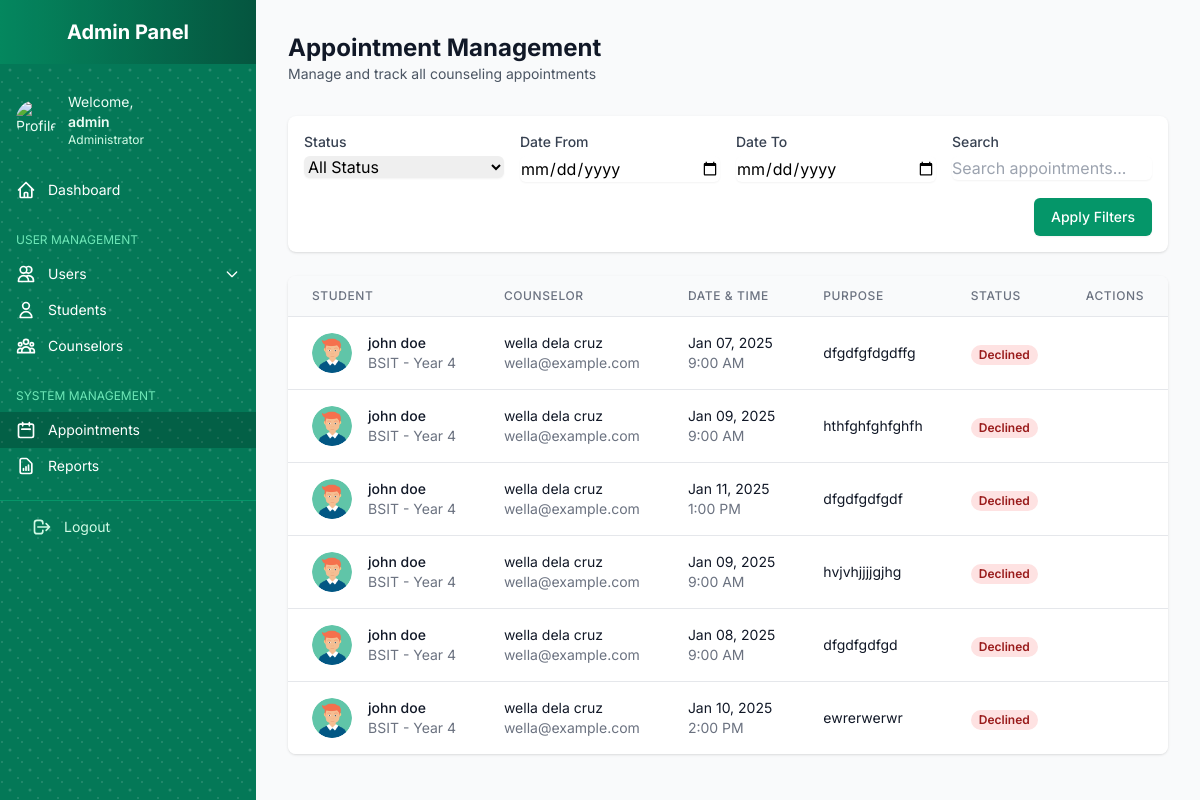
Page /admin-panel/appointments/ (signed in) on the earlier database version.
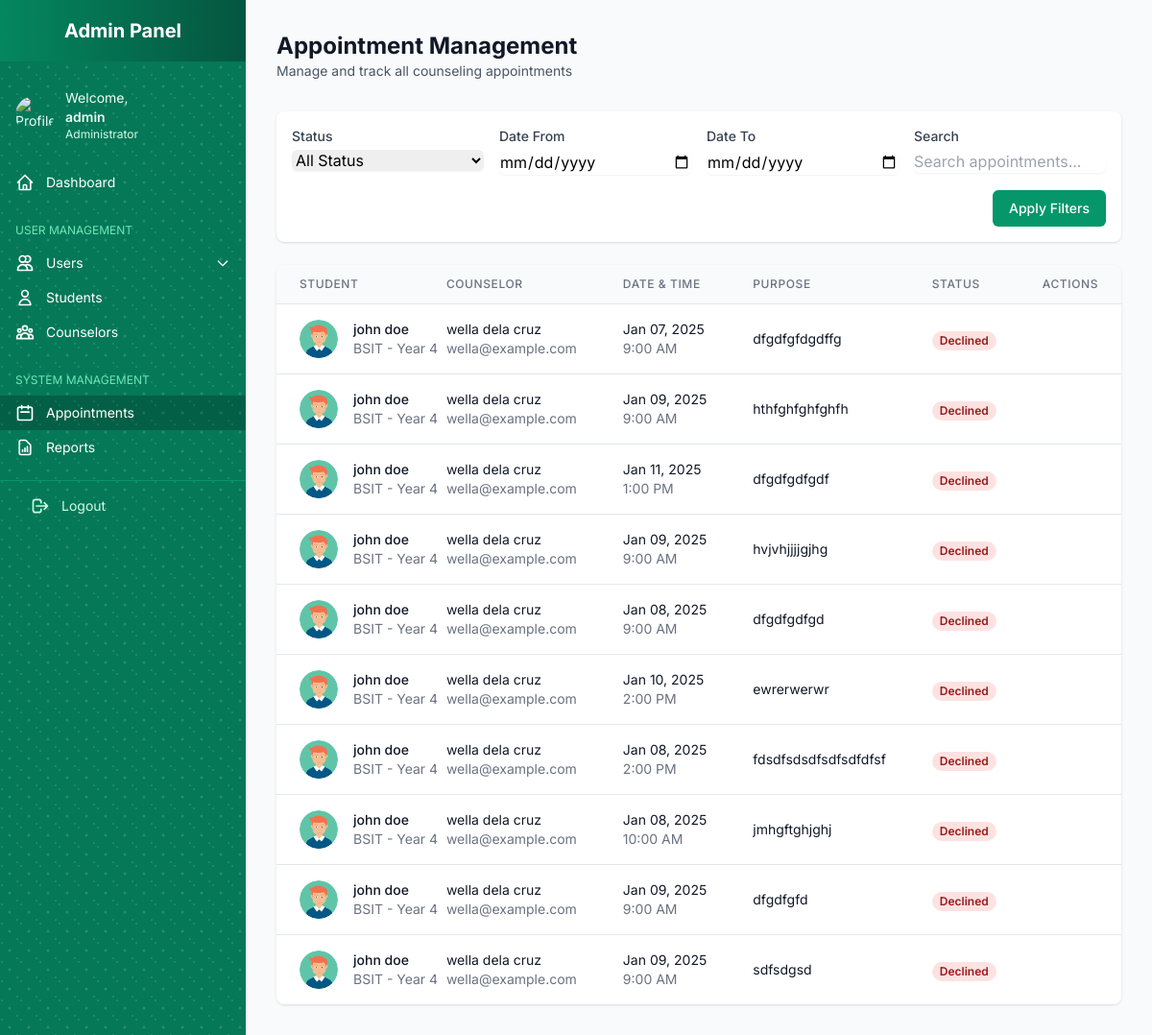
Same page on the later database version.
### core/models.py (models this page shows, shortened)
class Appointment(models.Model):
    STATUS_CHOICES = [
        ('pending', 'Pending'),
        ('approved', 'Approved'),
        ('declined', 'Declined'),
    ]
    student = models.ForeignKey(Student, on_delete=models.CASCADE, related_name="appointments")
    counselor = models.ForeignKey(Counselor, on_delete=models.CASCADE, related_name="appointments")
    date = models.DateField()
    time = models.TimeField()
    purpose = models.TextField()
    status = models.CharField(max_length=10, choices=STATUS_CHOICES, default='pending')
    created_at = models.DateTimeField(default=timezone.now)
    updated_at = models.DateTimeField(auto_now=True)

class Student(models.Model):
    user = models.OneToOneField(User, on_delete=models.CASCADE, related_name='student_profile')
    course = models.CharField(max_length=100)
    year = models.IntegerField()
    contact_number = models.CharField(max_length=15, blank=True, null=True)
    reason_for_referral = models.TextField(blank=True, null=True)

class User(AbstractUser):
    ROLE_CHOICES = [
        ('admin', 'Admin'),
        ('counselor', 'Counselor'),
        ('student', 'Student'),
    ]
    APPROVAL_STATUS_CHOICES = [
        ('pending', 'Pending'),
        ('approved', 'Approved'),
        ('rejected', 'Rejected'),
    ]
    role = models.CharField(max_length=10, choices=ROLE_CHOICES)
    profile_picture = models.ImageField(upload_to='profile_pictures/', blank=True, null=True)
    approval_status = models.CharField(
        max_length=10,
        choices=APPROVAL_STATUS_CHOICES,
        default='pending'
    )
    is_active = models.BooleanField(
        _('active'),
        default=True,
        help_text=_(
            'Designates whether this user should be treated as active. '
            'Unselect this instead of deleting accounts.'
        ),
    )
    groups = models.ManyToManyField(
        'auth.Group',
        verbose_name=_('groups'),
        blank=True,
        related_name='custom_user_set',
        related_query_name='custom_user'
    )
    user_permissions = models.ManyToManyField(
        'auth.Permission',
        verbose_name=_('user permissions'),
        blank=True,
        related_name='custom_user_set',
        related_query_name='custom_user'
    )

class Counselor(models.Model):
    user = models.OneToOneField(User, on_delete=models.CASCADE, related_name='counselor_profile')
    email = models.EmailField()

### core/admin_views.py (the view)
# urls.py: path('admin-panel/appointments/', admin_views.admin_appointments, name='admin_appointments'),
@login_required
@user_passes_test(is_admin)
def admin_appointments(request):
    appointments = Appointment.objects.select_related('student', 'counselor').all()
    return render(request, 'admin/appointments.html', {'appointments': appointments})

### core/admin_views.py (called while the page is built)
def is_admin(user):
    return user.is_authenticated and (user.is_superuser or user.role == 'admin')

### templates/admin/appointments.html (shortened to what the changed rows need)
{% extends 'base.html' %}
{% load static %}
{% block content %}
    <div class="flex h-screen bg-gray-50">
        {% include 'includes/admin_sidebar.html' %}
        <div class="flex-1 ml-64 p-8 overflow-y-auto">
            <div class="max-w-7xl mx-auto">
                <div class="mb-8 flex justify-between items-center">
                    <div>
                        <h1 class="text-2xl font-bold text-gray-900">Appointment Management</h1>
                    </div>
                </div>
                <div class="bg-white shadow overflow-hidden rounded-lg">
                    <table class="min-w-full divide-y divide-gray-200">
                        <thead class="bg-gray-50">
                            <tr>
                                <th class="px-6 py-3 text-left text-xs font-medium text-gray-500 uppercase tracking-wider">Student</th>
                                <th class="px-6 py-3 text-left text-xs font-medium text-gray-500 uppercase tracking-wider">Counselor</th>
                                <th class="px-6 py-3 text-left text-xs font-medium text-gray-500 uppercase tracking-wider">Date & Time</th>
                                <th class="px-6 py-3 text-left text-xs font-medium text-gray-500 uppercase tracking-wider">Purpose</th>
                                <th class="px-6 py-3 text-left text-xs font-medium text-gray-500 uppercase tracking-wider">Status</th>
                                <th class="px-6 py-3 text-right text-xs font-medium text-gray-500 uppercase tracking-wider">Actions</th>
                            </tr>
                        </thead>
                        <tbody class="bg-white divide-y divide-gray-200">
                            {% for appointment in appointments %}
                                <tr>
                                    <td class="px-6 py-4 whitespace-nowrap">
                                        <div class="flex items-center">
                                            {% if appointment.student.user.profile_picture %}
                                                <img src="{{ appointment.student.user.profile_picture.url }}" alt="{{ appointment.student.user.get_full_name }}" class="h-10 w-10 rounded-full">
                                            {% else %}
                                                <div class="h-10 w-10 rounded-full bg-gray-200 flex items-center justify-center">
                                                    <span class="text-gray-500 font-medium">{{ appointment.student.user.first_name|first|upper }}</span>
                                                </div>
                                            {% endif %}
                                            <div class="ml-4">
                                                <div class="text-sm font-medium text-gray-900">{{ appointment.student.user.get_full_name }}</div>
                                                <div class="text-sm text-gray-500">{{ appointment.student.course }} - Year {{ appointment.student.year }}</div>
                                            </div>
                                        </div>
                                    </td>
                                    <td class="px-6 py-4 whitespace-nowrap">
                                        <div class="text-sm text-gray-900">{{ appointment.counselor.user.get_full_name }}</div>
                                        <div class="text-sm text-gray-500">{{ appointment.counselor.user.email }}</div>
                                    </td>
                                    <td class="px-6 py-4 whitespace-nowrap">
                                        <div class="text-sm text-gray-900">{{ appointment.date|date:"M d, Y" }}</div>
                                        <div class="text-sm text-gray-500">{{ appointment.time|time:"g:i A" }}</div>
                                    </td>
                                    <td class="px-6 py-4">
                                        <div class="text-sm text-gray-900 max-w-xs truncate">{{ appointment.purpose }}</div>
                                    </td>
                                    <td class="px-6 py-4 whitespace-nowrap">
                                        {% if appointment.status == 'pending' %}
                                            <span class="px-2 inline-flex text-xs leading-5 font-semibold rounded-full bg-yellow-100 text-yellow-800">
                                                Pending
                                            </span>
                                        {% elif appointment.status == 'approved' %}
                                            <span class="px-2 inline-flex text-xs leading-5 font-semibold rounded-full bg-green-100 text-green-800">
                                                Approved
                                            </span>
                                        {% else %}
                                            <span class="px-2 inline-flex text-xs leading-5 font-semibold rounded-full bg-red-100 text-red-800">
                                                Declined
                                            </span>
                                        {% endif %}
                                    </td>
                                    <td class="px-6 py-4 whitespace-nowrap text-right text-sm font-medium">
                                    </td>
                                </tr>
                            {% empty %}
                                <tr>
                                    <td colspan="6" class="px-6 py-4 text-center text-sm text-gray-500">
                                        No appointments found
                                    </td>
                                </tr>
                            {% endfor %}
                        </tbody>
                    </table>
                </div>
            </div>
        </div>
    </div>
{% endblock %}

Differences in the rows shown:
added Appointment: student.user.profile_picture (picture), student.user.get_full_name "john doe", student.course "BSIT", student.year "4", counselor.user.get_full_name "wella dela cruz", counselor.user.email "wella@example.com", date "Jan 08, 2025", time "2:00 PM", purpose "fdsdfsdsdfsdfsdfdfsf", status "Declined"
added Appointment: student.user.profile_picture (picture), student.user.get_full_name "john doe", student.course "BSIT", student.year "4", counselor.user.get_full_name "wella dela cruz", counselor.user.email "wella@example.com", date "Jan 08, 2025", time "10:00 AM", purpose "jmhgftghjghj", status "Declined"
added Appointment: student.user.profile_picture (picture), student.user.get_full_name "john doe", student.course "BSIT", student.year "4", counselor.user.get_full_name "wella dela cruz", counselor.user.email "wella@example.com", date "Jan 09, 2025", time "9:00 AM", purpose "dfgdfgfd", status "Declined"
added Appointment: student.user.profile_picture (picture), student.user.get_full_name "john doe", student.course "BSIT", student.year "4", counselor.user.get_full_name "wella dela cruz", counselor.user.email "wella@example.com", date "Jan 09, 2025", time "9:00 AM", purpose "sdfsdgsd", status "Declined"
